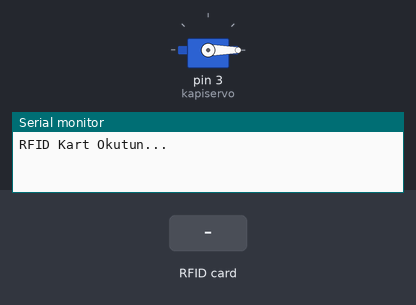
The sketch below on a simulated Arduino Uno, built with avr-gcc and run on an emulated ATmega328P. On the bench: servo, the last lines printed to the serial monitor. The inputs (shaded band) are chosen by the test bench.

Above: at 1.2 s.
1.3 s: RFID card DE AD BE EF held to the reader
At 2.5 s:
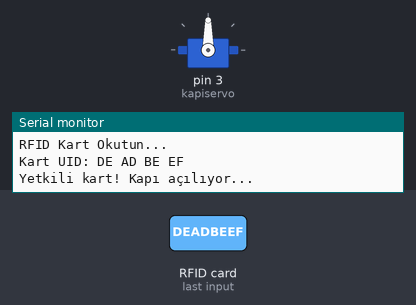
2.8 s: RFID card 5E 7A 19 C4 held to the reader
Timing chart, 0 to 5.8 s (numbered marks = the images above; inputs shaded):
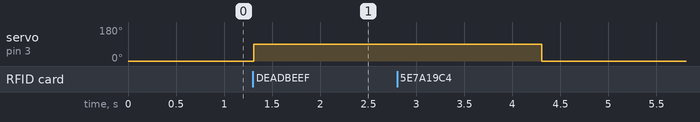

Measured:
- after the input at 1.3 s, servo on pin 3 (kapiservo): 0° → 90° at once

The sketch:

proje.ino
```cpp
#include <SPI.h>
#include <MFRC522.h>
#include <Servo.h>

#define SS_PIN 10   // RFID RC522 SDA pin
#define RST_PIN 9   // RFID RC522 RST pin
MFRC522 rfid(SS_PIN, RST_PIN);

Servo kapiservo;

byte authorizedUID[4] = {0xDE, 0xAD, 0xBE, 0xEF}; // BURAYA kendi kart UID değerini yaz

void setup() {
  Serial.begin(9600);
  SPI.begin();
  rfid.PCD_Init();
  kapiservo.attach(3);  // Servo sinyal pini D3
  kapiservo.write(0);   // Kapı kapalı konumda başlasın
  Serial.println("RFID Kart Okutun...");
}

void loop() {
  // Yeni kart kontrolü
  if (!rfid.PICC_IsNewCardPresent() || !rfid.PICC_ReadCardSerial()) {
    return;
  }

  Serial.print("Kart UID: ");
  bool authorized = true;
  for (byte i = 0; i < rfid.uid.size; i++) {
    Serial.print(rfid.uid.uidByte[i], HEX);
    Serial.print(" ");
    if (rfid.uid.uidByte[i] != authorizedUID[i]) {
      authorized = false;
    }
  }
  Serial.println();

  if (authorized) {
    Serial.println("Yetkili kart! Kapı açılıyor...");
    kapiservo.write(90);   // Kapıyı aç
    delay(3000);           // 3 saniye açık kalsın
    kapiservo.write(0);    // Kapat
    Serial.println("Kapı kapandı.");
  } else {
    Serial.println("Yetkisiz kart!");
  }

  rfid.PICC_HaltA(); // Kartı durdur
  rfid.PCD_StopCrypto1();
}
```
